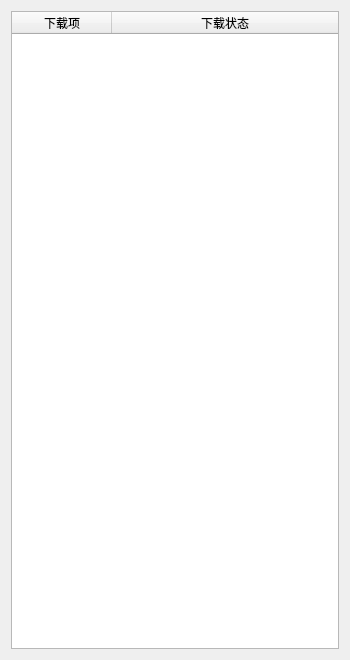
<?xml version="1.0" encoding="UTF-8"?>
<ui version="4.0">
 <class>downloading</class>
 <widget class="QWidget" name="downloading">
  <property name="geometry">
   <rect>
    <x>0</x>
    <y>0</y>
    <width>350</width>
    <height>660</height>
   </rect>
  </property>
  <property name="minimumSize">
   <size>
    <width>350</width>
    <height>660</height>
   </size>
  </property>
  <property name="maximumSize">
   <size>
    <width>350</width>
    <height>660</height>
   </size>
  </property>
  <property name="windowTitle">
   <string>下载列表</string>
  </property>
  <layout class="QHBoxLayout" name="horizontalLayout">
   <item>
    <widget class="QTableWidget" name="tw_downloading">
     <property name="editTriggers">
      <set>QAbstractItemView::NoEditTriggers</set>
     </property>
     <property name="selectionMode">
      <enum>QAbstractItemView::SingleSelection</enum>
     </property>
     <property name="selectionBehavior">
      <enum>QAbstractItemView::SelectRows</enum>
     </property>
     <property name="cornerButtonEnabled">
      <bool>false</bool>
     </property>
     <attribute name="horizontalHeaderHighlightSections">
      <bool>false</bool>
     </attribute>
     <attribute name="horizontalHeaderStretchLastSection">
      <bool>true</bool>
     </attribute>
     <attribute name="verticalHeaderHighlightSections">
      <bool>false</bool>
     </attribute>
     <column>
      <property name="text">
       <string>下载项</string>
      </property>
     </column>
     <column>
      <property name="text">
       <string>下载状态</string>
      </property>
     </column>
    </widget>
   </item>
  </layout>
 </widget>
 <resources/>
 <connections/>
</ui>
